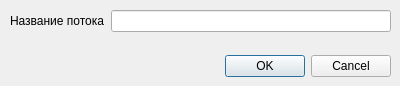
<?xml version="1.0" encoding="UTF-8"?>
<ui version="4.0">
 <class>DialogStream</class>
 <widget class="QDialog" name="DialogStream">
  <property name="geometry">
   <rect>
    <x>0</x>
    <y>0</y>
    <width>400</width>
    <height>86</height>
   </rect>
  </property>
  <property name="windowTitle">
   <string>Dialog</string>
  </property>
  <widget class="QDialogButtonBox" name="buttonBox">
   <property name="geometry">
    <rect>
     <x>220</x>
     <y>50</y>
     <width>171</width>
     <height>32</height>
    </rect>
   </property>
   <property name="orientation">
    <enum>Qt::Orientation::Horizontal</enum>
   </property>
   <property name="standardButtons">
    <set>QDialogButtonBox::StandardButton::Cancel|QDialogButtonBox::StandardButton::Ok</set>
   </property>
  </widget>
  <widget class="QWidget" name="formLayoutWidget">
   <property name="geometry">
    <rect>
     <x>10</x>
     <y>10</y>
     <width>381</width>
     <height>31</height>
    </rect>
   </property>
   <layout class="QFormLayout" name="formLayout">
    <item row="0" column="0">
     <widget class="QLabel" name="label_stream_name">
      <property name="text">
       <string>Название потока</string>
      </property>
     </widget>
    </item>
    <item row="0" column="1">
     <widget class="QLineEdit" name="line_edit_stream_name"/>
    </item>
   </layout>
  </widget>
 </widget>
 <resources/>
 <connections>
  <connection>
   <sender>buttonBox</sender>
   <signal>accepted()</signal>
   <receiver>DialogStream</receiver>
   <slot>accept()</slot>
   <hints>
    <hint type="sourcelabel">
     <x>248</x>
     <y>254</y>
    </hint>
    <hint type="destinationlabel">
     <x>157</x>
     <y>274</y>
    </hint>
   </hints>
  </connection>
  <connection>
   <sender>buttonBox</sender>
   <signal>rejected()</signal>
   <receiver>DialogStream</receiver>
   <slot>reject()</slot>
   <hints>
    <hint type="sourcelabel">
     <x>316</x>
     <y>260</y>
    </hint>
    <hint type="destinationlabel">
     <x>286</x>
     <y>274</y>
    </hint>
   </hints>
  </connection>
 </connections>
</ui>
